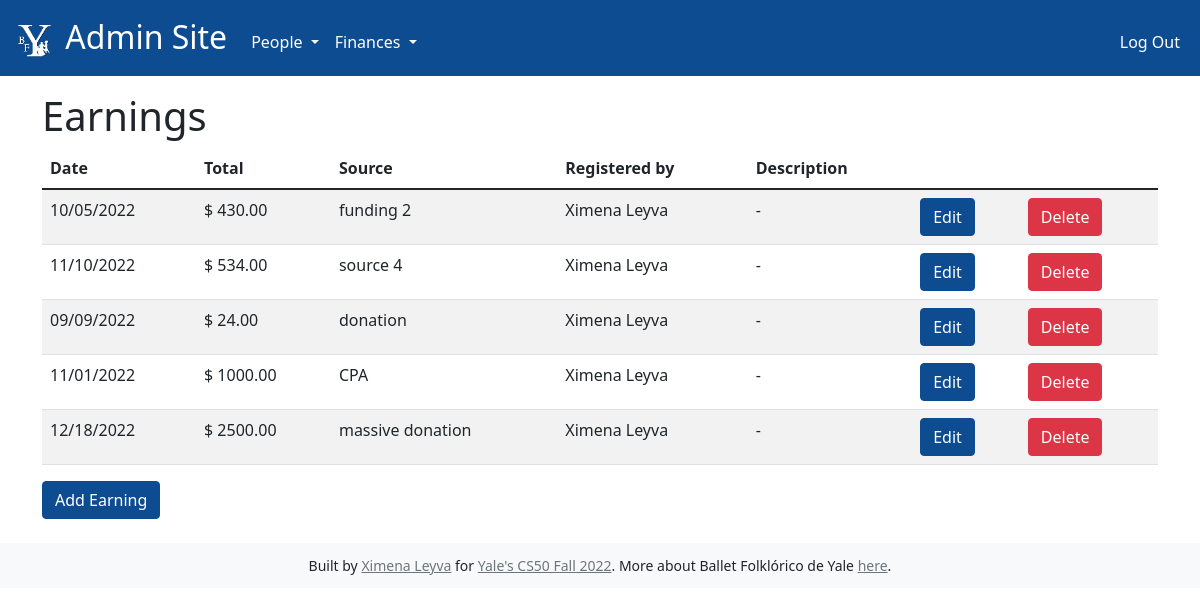
The page /earnings (signed in) on the database its author committed.
### tables this page shows
CREATE TABLE earnings (
  id INTEGER PRIMARY KEY AUTOINCREMENT NOT NULL,
  total NUMERIC,
  source TEXT,
  notes TEXT,
  member_id INTEGER, year INTEGER, month INTEGER, day INTEGER,
  FOREIGN KEY (member_id) REFERENCES members (id)
);

CREATE TABLE members (
  id INTEGER PRIMARY KEY AUTOINCREMENT NOT NULL,
  name TEXT NOT NULL,
  college TEXT,
  grad_year TEXT,
  board BOOL,
  active BOOL
);

### app.py (the view)
@app.route("/earnings")
@login_required
def earnings():
    earnings = db.execute("SELECT * FROM earnings")
    for earning in earnings:
        earning['date'] = "{0}/{1}/{2}".format(str(earning['month']).zfill(2), str(earning['day']).zfill(2), earning['year'])
        earning['registree'] = db.execute('SELECT name FROM members WHERE id = ?', earning['member_id'])[0]['name']
        earning['total'] = "$ {:.2f}".format(earning['total'])
    return render_template("earnings.html", earnings=earnings)

### app.py (called while the page is built)
@app.after_request
def after_request(response):
    response.headers["Cache-Control"] = "no-cache, no-store, must-revalidate"
    response.headers["Expires"] = 0
    response.headers["Pragma"] = "no-cache"
    return response

def login_required(f):
    @wraps(f)
    def decorated_function(*args, **kwargs):
        if session.get("user_id") is None:
            return redirect("/login")
        return f(*args, **kwargs)
    return decorated_function

### templates/earnings.html (shortened to what this page needs)
{% extends "layout.html" %}
{% block main %}
<div class="container mt-3">
    <h1 class="text-left fw-semibold">Earnings</h1>
    <div class="table-responsive">
        <table class="table table-striped" aria-label="member table">
            <thead>
                <tr>
                    <th scope="col">Date</th>
                    <th scope="col">Total</th>
                    <th scope="col">Source</th>
                    <th scope="col">Registered by</th>
                    <th scope="col">Description</th>
                    <th scope="col"></th>
                    <th scope="col"></th>
                </tr>
            </thead>
            <tbody>
                {% for earning in earnings %}
                <tr>
                    <td>{{ earning.date }}</td>
                    <td>{{ earning.total }}</td>
                    <td>{{ earning.source }}</td>
                    <td>{{ earning.registree }}</td>
                    <td>{{ earning.notes }}</td>
                    <td>
                        <form action="/edit_earning" method="post">
                            <button class="btn btn-primary" type="submit">Edit</button>
                        </form>
                    </td>
                    <td>
                        <form action="/delete_earning" method="post">
                            <button class="btn btn-danger" type="submit" onclick="return confirmMemberDelete()">Delete</button>
                        </form>
                    </td>
                </tr>
                {% endfor %}
            </tbody>
        </table>
    </div>
    <a href="/add_earning"><button class="btn btn-primary">Add Earning</button></a>
</div>
{% endblock %}

### static/styles.css (style rules this page uses)
:root { --brand-color: #0e4c92; --brand-color-dark: #0a3c75; --brand-color-light: #1462bc; }
.btn-primary { background-color: var(--brand-color); border-color: var(--brand-color); }

### rows shown on the page
earnings: date "10/05/2022", total "$ 430.00", source "funding 2", registree "Ximena Leyva", notes "-"
earnings: date "11/10/2022", total "$ 534.00", source "source 4", registree "Ximena Leyva", notes "-"
earnings: date "09/09/2022", total "$ 24.00", source "donation", registree "Ximena Leyva", notes "-"
earnings: date "11/01/2022", total "$ 1000.00", source "CPA", registree "Ximena Leyva", notes "-"
earnings: date "12/18/2022", total "$ 2500.00", source "massive donation", registree "Ximena Leyva", notes "-"
